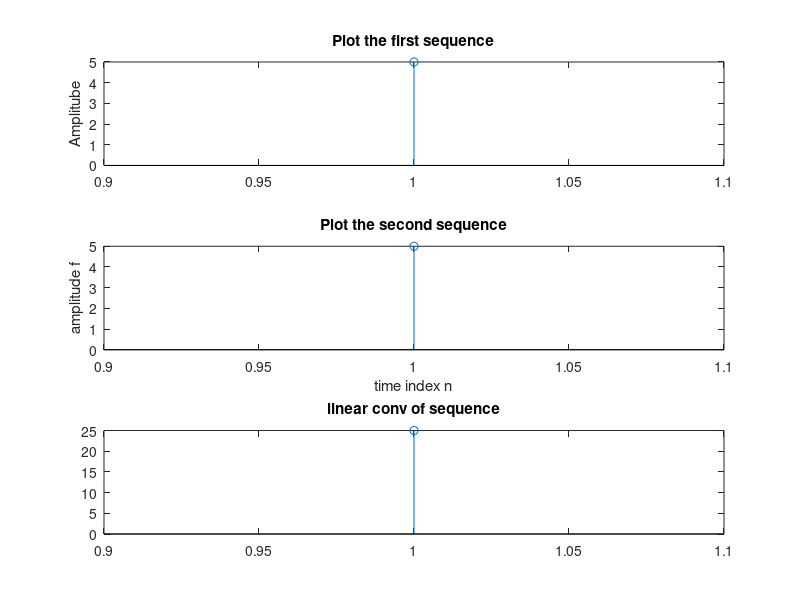

MATLAB code for this plot:
clc;
close all;
clear all;

x1 = input('Enter the first sequence: ');
subplot(3,1,1);
stem(x1);
ylabel('Amplitube');
title('Plot the first sequence');
x2 = input('Enter the Second sequence: ');
subplot(3,1,2);
stem(x2);
ylabel('Amplitube');
title('Plot the second sequence');
f = conv(x1,x2);
disp('output of linear conv is: ');
disp(f);
xlabel('time index n');
ylabel('amplitude f');
subplot(3,1,3);
stem(f);
title('linear conv of sequence');
